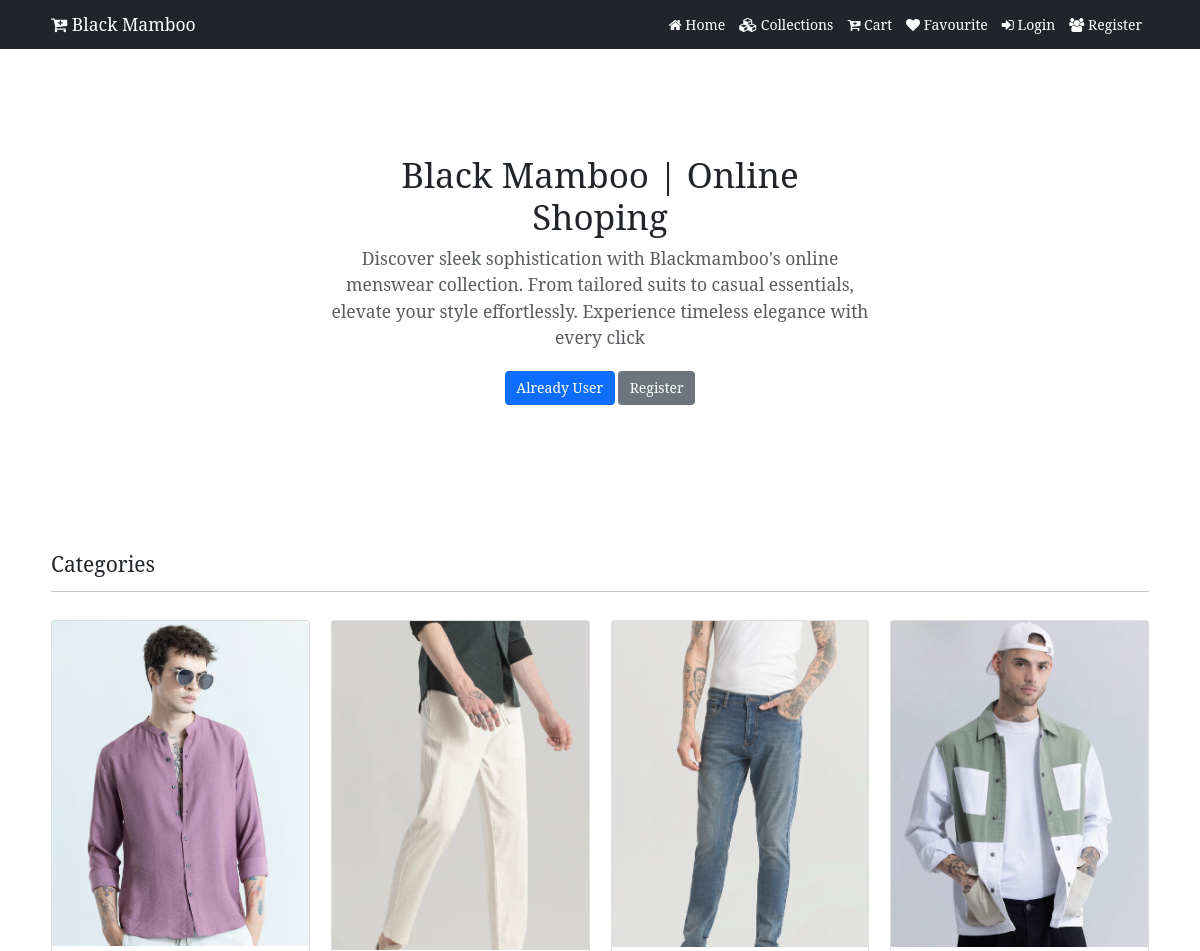
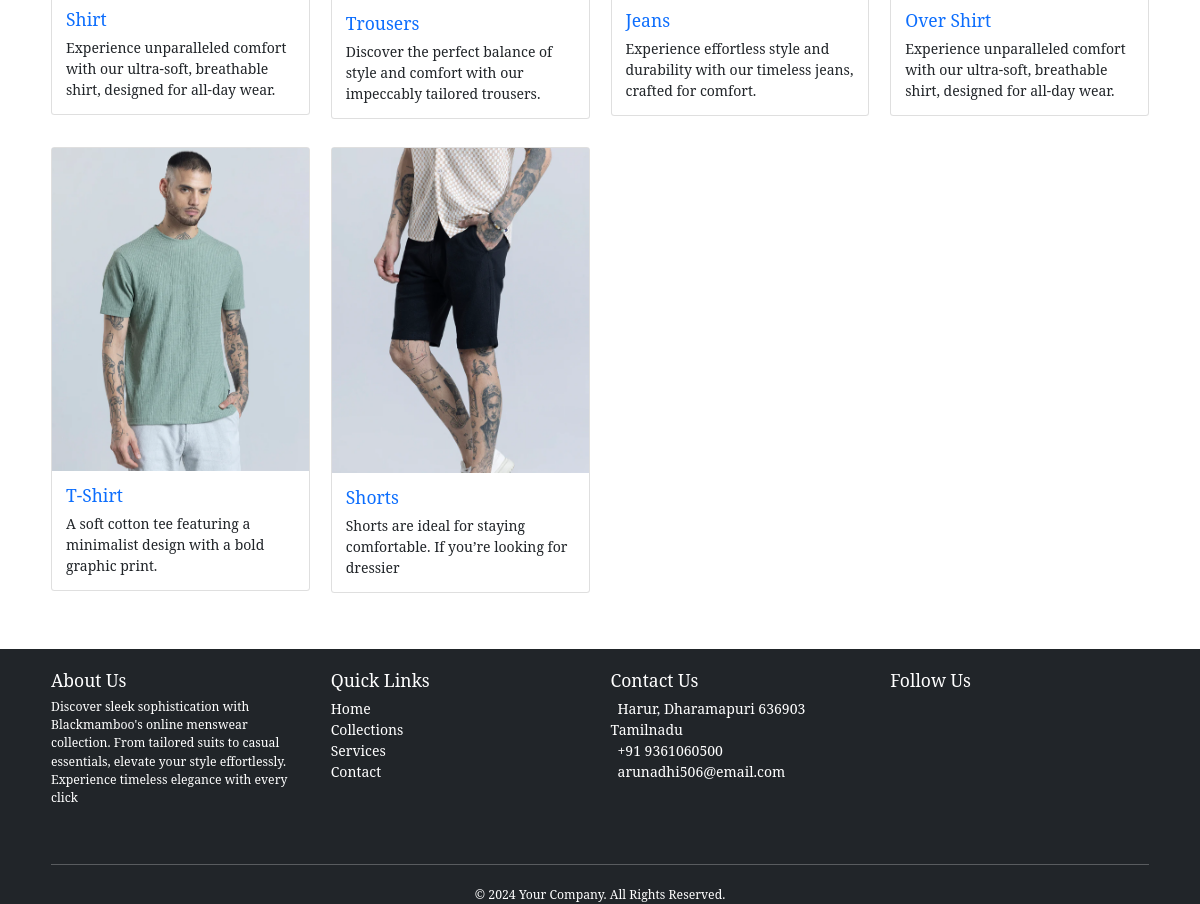
The page /collections on the database its author committed (2 pictures, top to bottom).
### my_application/models.py (models this page shows, shortened)
class Catagory(models.Model):
  name=models.CharField(max_length=150,null=False,blank=False)
  image=models.ImageField(upload_to=getFileName,null=True,blank=True)
  description=models.TextField(max_length=500,null=False,blank=False)
  status=models.BooleanField(default=False,help_text="0-show,1-Hidden")
  created_at=models.DateTimeField(auto_now_add=True)

### my_application/views.py (the view)
# urls.py: path('collections',views.collections,name="collections"),
def collections (request):
    catagory=Catagory.objects.filter(status=0)
    return render (request,"shop/collections.html",{"catagory":catagory})

### templates/shop/collections.html (shortened to what this page needs)
<!DOCTYPE html>
<html lang="en">
<head>
  <link href="https://cdn.jsdelivr.net/npm/bootstrap@5.3.3/dist/css/bootstrap.min.css" rel="stylesheet">
</head>
<body>
  {% extends 'shop/laylot/main.html' %}
    {% block content %}
    <section class="py-5 text-center container"  style="margin-top:70px;">
      <div class="row py-lg-5">
        <div class="col-lg-6 col-md-8 mx-auto">
          <h1 class="fw-light"><b>Black Mamboo | Online Shoping</b></h1>
          <p class="lead text-body-secondary">Discover sleek sophistication with Blackmamboo's online menswear collection. From tailored suits to casual essentials, elevate your style effortlessly. Experience timeless elegance with every click</p>
          <p>
            <a href="#" class="btn btn-primary my-2">Already User</a>
            <a href="#" class="btn btn-secondary my-2">Register</a>
          </p>
        </div>
      </div>
    </section>
    <section class="bg-light-py-4 my-5">
      <div class="container">
        <div class="row">
          <div class="col-12">
            <div class="d-flex justify-content-between align-items-center mb-3">
              <h4 class="mb-0">Categories</h4>
            </div>
            <hr style="border-color: aliceblue;">
          </div>
          {% for item in catagory %}
          <div class="col-md-4 col-lg-3">
            <a href="{% url 'collections' item.name %}">
            <div class="card my-3">
              <img src="{{ item.image.url}}" class="card-image-top" alt="Categories">
              <div class="card-body">
                <h5 class="card-title text-primary">{{item.name}}</h5>
                <p class="card-text">{{item.description}}</p>
              </div>
            </div>
          </a>
          </div>
          {% endfor %}
        </div>
      </div>
    </section>
  {% endblock content %}

### templates/shop/laylot/main.html (shortened to what this page needs)
{% load static %}
<!doctype html>
<html lang="en">
  <head>
    <link href="https://cdn.jsdelivr.net/npm/bootstrap@5.0.2/dist/css/bootstrap.min.css" rel="stylesheet">
    <link rel="stylesheet" href="{% static 'css/style.css' %}">
    <link rel="stylesheet" href="https://cdnjs.cloudflare.com/ajax/libs/font-awesome/4.7.0/css/font-awesome.min.css">
  </head>
  <body>
    {% include 'shop/ins/nav.html' %}
    {% block content %}
    {% endblock content %}
    {% include 'shop/ins/footer.html' %}
  </body>
</html>

### templates/shop/ins/nav.html (shortened to what this page needs)
<html lang="en">
<head>
</head>
<body>
  <nav class="navbar navbar-expand-lg navbar-dark bg-dark  fixed-top ">
    <div class="container">
      <a class="navbar-brand" href="{% url 'home' %}"><i class="fa fa-cart-plus"></i> Black Mamboo</a>
      <div class="collapse navbar-collapse" id="navbarNavAltMarkup">
        <div class="navbar-nav ms-auto">
          <a class="nav-link text-white " aria-current="page" href="{% url 'home' %}"><i class="fa fa-home"></i> Home</a>
          <a class="nav-link text-white" href="{% url 'collections' %}"><i class="fa fa-cubes"></i> Collections</a>
          <a class="nav-link text-white" href="{% url 'cart' %}"><i class="fa fa-cart-plus"></i> Cart</a>
          <a class="nav-link text-white" href="{% url 'favviewpage' %}"><i class="fa fa-heart"></i> Favourite</a>
        {% if request.user.is_authenticated %}
          <a class="nav-link text-white" aria-current="page" href="#"><i class="fa fa-user"></i> {{request.user}}</a>
          <a class="nav-link text-white" aria-current="page" href="{% url 'logout' %}"><i class="fa fa-sign-out"></i> Logout</a>
        {% else %}
          <a class="nav-link text-white" href="{% url 'login' %}"><i class="fa fa-sign-in"></i> Login</a>
          <a class="nav-link text-white" href="{% url 'register' %}"><i class="fa fa-users"></i> Register</a>
        {% endif %}
        </div>
      </div>
    </div>
  </nav>
</body>
</html>

### templates/shop/ins/footer.html (shortened to what this page needs)
<!DOCTYPE html>
 <head>
 </head>
 <body>
  <footer class="bg-dark text-white pt-4">
    <div class="container">
      <div class="row">
        <div class="col-lg-3 col-md-6 mb-4">
          <h5>About Us</h5>
          <p class="small">Discover sleek sophistication with Blackmamboo's online menswear collection. From tailored suits to casual essentials, elevate your style effortlessly. Experience timeless elegance with every click</p>
        </div>
        <div class="col-lg-3 col-md-6 mb-4">
          <h5>Quick Links</h5>
          <ul class="list-unstyled">
            <li><a href="{% url 'home' %}" class="text-white">Home</a></li>
            <li><a href="{% url 'collections' %}" class="text-white">Collections</a></li>
            <li><a href="#" class="text-white">Services</a></li>
            <li><a href="#" class="text-white">Contact</a></li>
          </ul>
        </div>
        <div class="col-lg-3 col-md-6 mb-4">
          <h5>Contact Us</h5>
          <ul class="list-unstyled">
            <li> Harur, Dharamapuri 636903 Tamilnadu </li>
            <li> +91 9361060500</li>
            <li> arunadhi506@email.com</li>
          </ul>
        </div>
        <div class="col-lg-3 col-md-6 mb-4">
          <h5>Follow Us</h5>
          <div>
          </div>
        </div>
      </div>
      <hr class="my-4">
      <div class="row">
        <div class="col text-center">
          <p class="small mb-0">&copy; 2024 Your Company. All Rights Reserved.</p>
        </div>
      </div>
    </div>
  </footer>
 </body>

### static/css/style.css (style rules this page uses)
html { font-size: 14px; }
body { font-family:'NOTO SERIF'; }
a { text-decoration: none; }

### rows shown on the page
Catagory: image (picture), name "Shirt", description "Experience unparalleled comfort with our ultra-soft, breathable shirt, designed for all-day wear."
Catagory: image (picture), name "Trousers", description "Discover the perfect balance of style and comfort with our impeccably tailored trousers."
Catagory: image (picture), name "Jeans", description "Experience effortless style and durability with our timeless jeans, crafted for comfort."
Catagory: image (picture), name "Over Shirt", description "Experience unparalleled comfort with our ultra-soft, breathable shirt, designed for all-day wear."
Catagory: image (picture), name "T-Shirt", description "A soft cotton tee featuring a minimalist design with a bold graphic print."
Catagory: image (picture), name "Shorts", description "Shorts are ideal for staying comfortable. If you’re looking for dressier"
